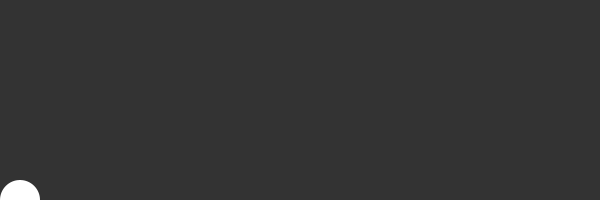
Frame 1 (no input)
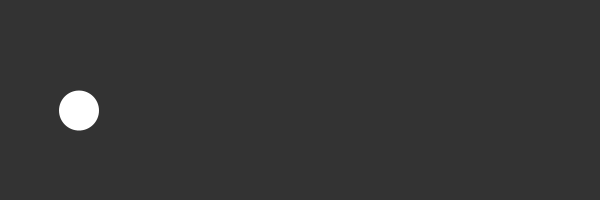
Frame 60 (the mouse pressed at the canvas centre just before this capture)
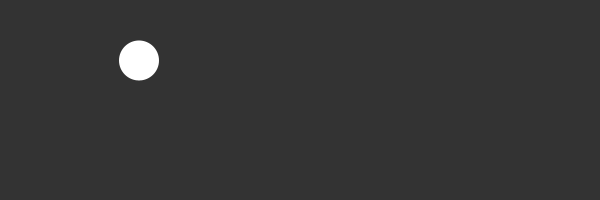
Frame 120 (the mouse held since frame 60 and released just before this capture)

The Processing sketch that drew these frames (run headless with seeded random() and noise(); from frame 60 on, the mouse is pressed at the canvas centre):

// Processing sketch: processing_88953
// ── processing_88953.pde

int x = 20;
float y = 50;
float z;

void setup() {
  size (600, 200);
  smooth();
  noStroke();
  
  // Assign a new value to an existing variable
  y = height;
  
  // Casting a variable
  float randomFloat = random(9);
  println("randomFloat = " + randomFloat);
  
  float randomInt = random(4);
  println("randomFloat = " + randomFloat);
}

void draw() {
  background(#333333);
  ellipse(x, y, 40, 40);
  
  x++;
  y *= 0.99;
  
  x = constrain(x, 0, width/2);
}
